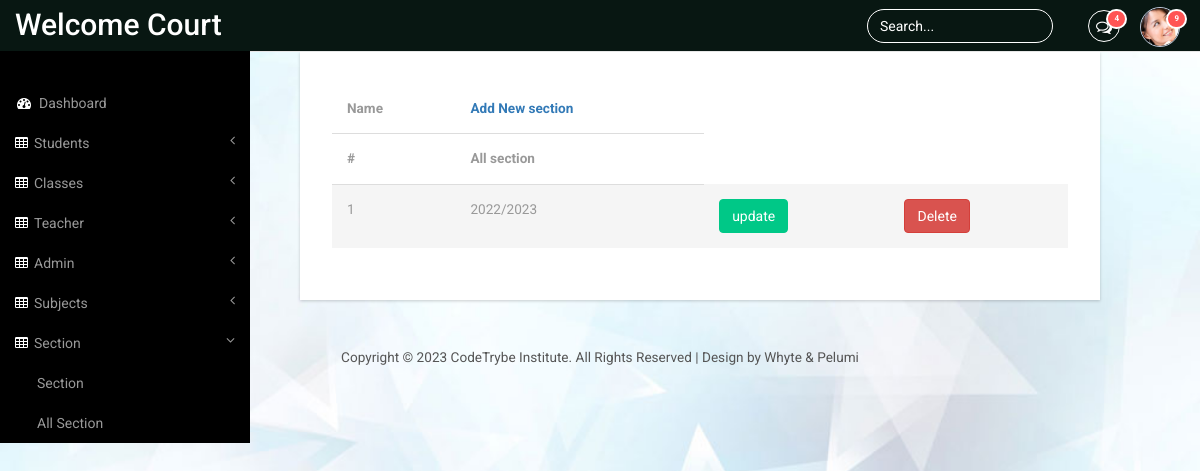
The app's page /sec_all (signed in), older data.
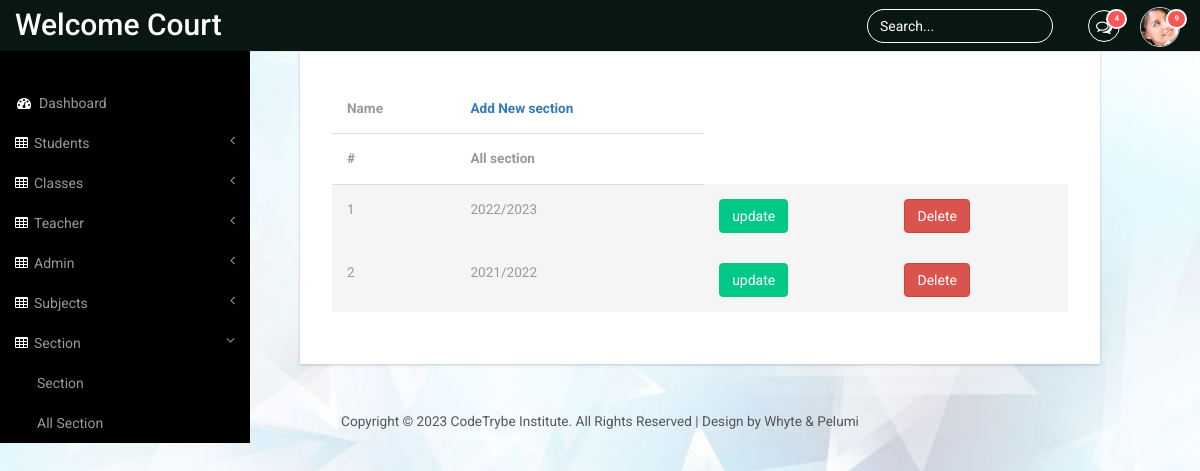
The same page, newer data.
### panel/models.py (models this page shows)
class Session(models.Model):
    Year = models.CharField(max_length=50)
    Term = models.CharField(max_length=50,default=None)
    def __str__(self):
        return self.Year

### panel/views.py (the view)
# urls.py: path('sec_all',views.all_section,name='panel-allsec'),
@login_required
def all_section(request):
    section_list = Session.objects.all()
    print(section_list)
    return render(request,'panel/all_section.html',{'section_list':section_list})

### panel/templates/panel/all_section.html (shortened to what this page needs)
{% extends "panel/base.html" %}
{% block content %}
<div class="content_bottom">
<div class="col-md-8 span_3">
<div class="bs-example1" data-example-id="contextual-table">
<table class="table">
    <thead>
    <tr>
        <th>Name</th>
        <th> <a href="{%url 'panel-session'%}">Add New section</a></th>
    </tr>
    <tr>
            <th>#</th>
            <th> All section</th>
    </tr>
    </thead>
    <tbody>
        {% for section in  section_list %}
                <form action="{% url 'panel-secup' section.id %}" method="get">
                <tr class="active">
                    <td scope="row">{{ forloop.counter}} </td>
                    <td scope="row"> {{section}} </td>
                    <td><button type="submit" class="btn btn-primary btn-md">update</button></td>
        </form>
            <form action="{% url 'panel-secdel' section.id %}" method="post">
                <td><button type="submit" class="btn btn-danger btn-md">Delete</button></td>
        </form>
        {% endfor %}
    </tbody>
</table>
{% endblock %}

Row changes from the older to the newer data that the page shows:
added Session: Year "2021/2022"
